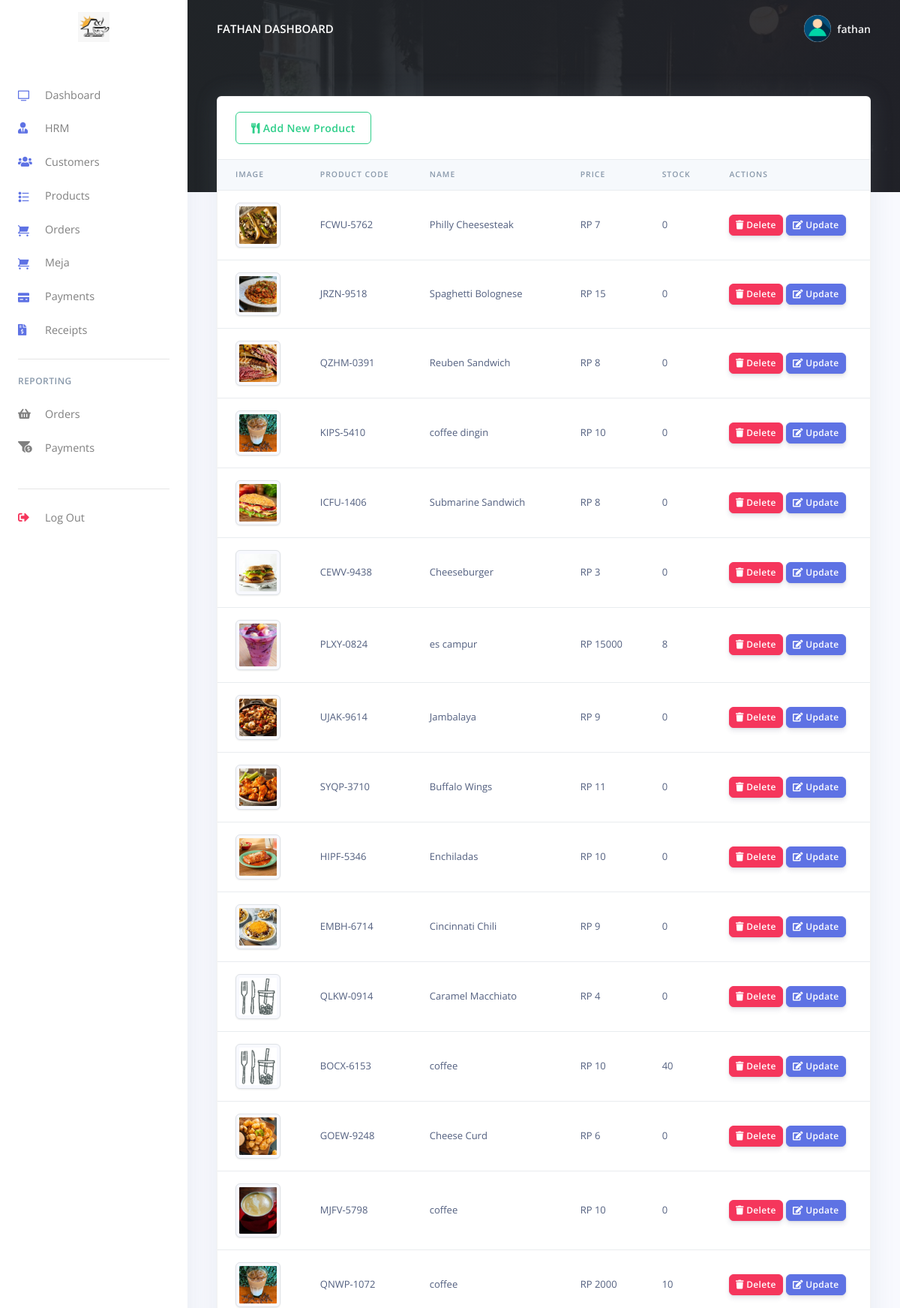
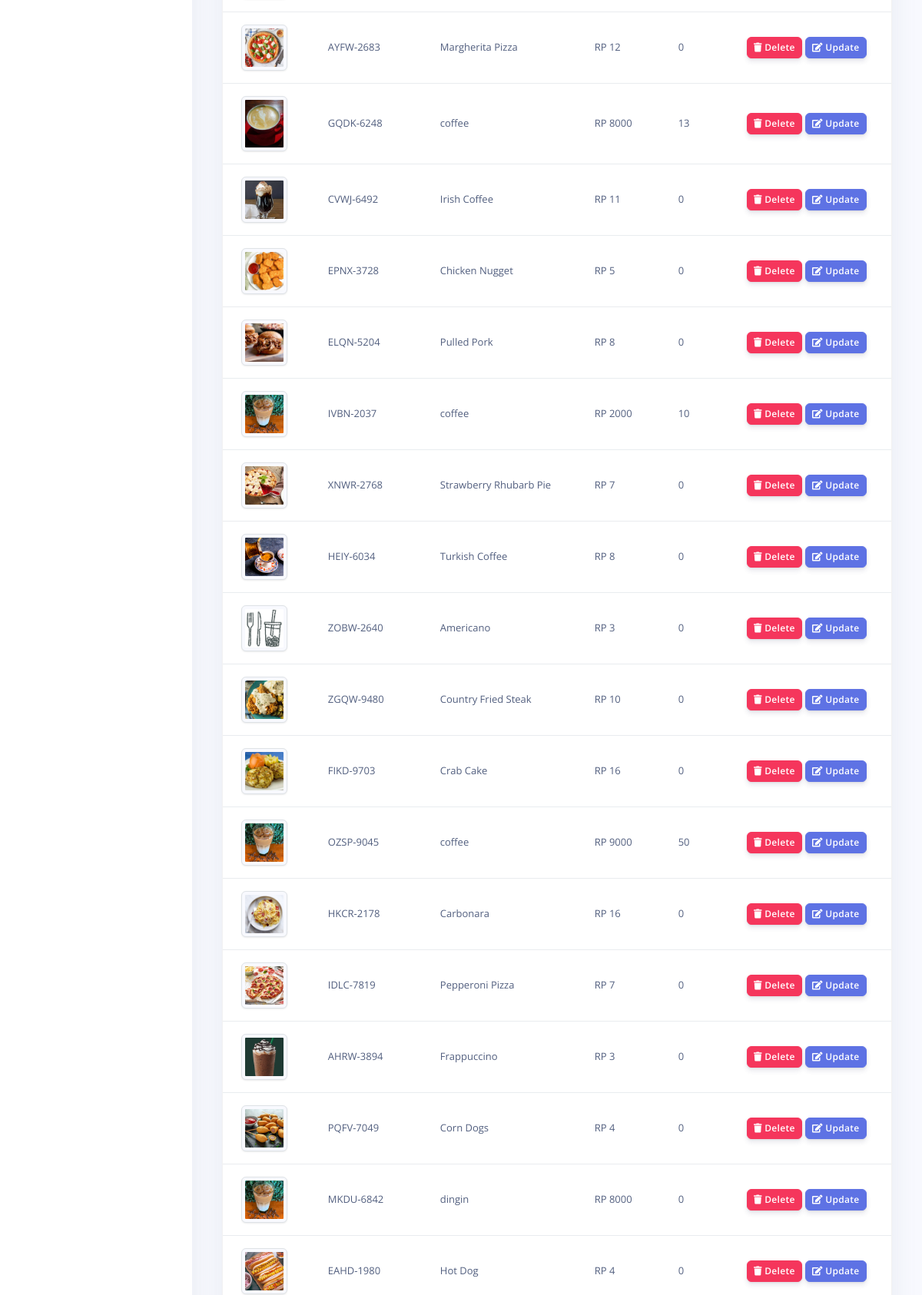
The page /admin/products.php (signed in, upper part) on the database its author committed (2 pictures, top to bottom).
### tables this page shows
CREATE TABLE `rpos_staff` (
  `staff_id` int(20) NOT NULL,
  `staff_name` varchar(200) NOT NULL,
  `staff_number` varchar(200) NOT NULL,
  `staff_email` varchar(200) NOT NULL,
  `staff_password` varchar(200) NOT NULL,
  `created_at` timestamp(6) NOT NULL DEFAULT current_timestamp(6) ON UPDATE current_timestamp(6)
);

CREATE TABLE `rpos_products` (
  `prod_id` varchar(200) NOT NULL,
  `prod_code` varchar(200) NOT NULL,
  `prod_name` varchar(200) NOT NULL,
  `prod_img` varchar(200) NOT NULL,
  `prod_desc` longtext NOT NULL,
  `prod_stock` int(5) NOT NULL,
  `prod_price` varchar(200) NOT NULL,
  `created_at` timestamp(6) NOT NULL DEFAULT current_timestamp(6) ON UPDATE current_timestamp(6)
);

### admin/products.php (the view, shortened to what this page needs)
<?php
include('config/config.php');
require_once('partials/_head.php');
?>
<body>
  <?php
  require_once('partials/_sidebar.php');
  ?>
  <div class="main-content">
    <?php
    require_once('partials/_topnav.php');
    ?>
    <div class="container-fluid mt--8">
      <div class="row">
        <div class="col">
          <div class="card shadow">
            <div class="card-header border-0">
              <a href="add_product.php" class="btn btn-outline-success">
                <i class="fas fa-utensils"></i>
                Add New Product
              </a>
            </div>
            <div class="table-responsive">
              <table class="table align-items-center table-flush">
                <thead class="thead-light">
                  <tr>
                    <th scope="col">Image</th>
                    <th scope="col">Product Code</th>
                    <th scope="col">Name</th>
                    <th scope="col">Price</th>
                    <th scope="col">Stock</th>
                    <th scope="col">Actions</th>
                  </tr>
                </thead>
                <tbody>
                  <?php
                  $ret = "SELECT * FROM  rpos_products ";
                  $stmt = $mysqli->prepare($ret);
                  $stmt->execute();
                  $res = $stmt->get_result();
                  while ($prod = $res->fetch_object()) {
                  ?>
                    <tr>
                      <td>
                        <?php
                        if ($prod->prod_img) {
                          echo "<img src='assets/img/products/$prod->prod_img' height='60' width='60' class='img-thumbnail'>";
                        } else {
                          echo "<img src='assets/img/products/default.jpg' height='60' width='60' class='img-thumbnail'>";
                        }
                        ?>
                      </td>
                      <td><?php echo $prod->prod_code; ?></td>
                      <td><?php echo $prod->prod_name; ?></td>
                      <td>RP <?php echo $prod->prod_price; ?></td>
                      <td><?php echo $prod->prod_stock; ?></td>
                      <td>
                        <a href="products.php?delete=<?php echo $prod->prod_id; ?>">
                          <button class="btn btn-sm btn-danger">
                            <i class="fas fa-trash"></i>
                            Delete
                          </button>
                        </a>
                        <a href="update_product.php?update=<?php echo $prod->prod_id; ?>">
                          <button class="btn btn-sm btn-primary">
                            <i class="fas fa-edit"></i>
                            Update
                          </button>
                        </a>
                      </td>
                    </tr>
                  <?php } ?>
                </tbody>
              </table>
            </div>
          </div>
        </div>
      </div>
    </div>
  </div>
</body>
</html>

### admin/partials/_sidebar.php (shortened to what this page needs)
<?php
$admin_id = $_SESSION['staff_id'];
$ret = "SELECT * FROM  rpos_staff  WHERE staff_id = '$admin_id'";
$stmt = $mysqli->prepare($ret);
$stmt->execute();
$res = $stmt->get_result();
while ($admin = $res->fetch_object()) {
?>
  <nav class="navbar navbar-vertical fixed-left navbar-expand-md navbar-light bg-white" id="sidenav-main">
    <div class="container-fluid">
      <a class="navbar-brand pt-0" href="dashboard.php">
        <img src="assets/img/brand/logo.jpeg" class="navbar-brand-img" alt="...">
      </a>
      <div class="collapse navbar-collapse" id="sidenav-collapse-main">
        <ul class="navbar-nav">
          <li class="nav-item">
            <a class="nav-link" href="dashboard.php">
              <i class="ni ni-tv-2 text-primary"></i> Dashboard
            </a>
          </li>
          <li class="nav-item">
            <a class="nav-link" href="hrm.php">
              <i class="fas fa-user-tie text-primary"></i> HRM
            </a>
          </li>
          <li class="nav-item">
            <a class="nav-link" href="customes.php">
              <i class="fas fa-users text-primary"></i> Customers
            </a>
          </li>
          <li class="nav-item">
            <a class="nav-link" href="products.php">
              <i class="ni ni-bullet-list-67 text-primary"></i>Products
            </a>
          </li>
          <li class="nav-item">
            <a class="nav-link" href="orders.php">
              <i class="ni ni-cart text-primary"></i> Orders
            </a>
          </li>
          <li class="nav-item">
            <a class="nav-link" href="meja.php">
              <i class="ni ni-cart text-primary"></i> Meja
            </a>
          </li>
          <li class="nav-item">
            <a class="nav-link" href="payments.php">
              <i class="ni ni-credit-card text-primary"></i> Payments
            </a>
          </li>
          <li class="nav-item">
            <a class="nav-link" href="receipts.php">
              <i class="fas fa-file-invoice-dollar text-primary"></i> Receipts
            </a>
          </li>
        </ul>
        <hr class="my-3">
        <h6 class="navbar-heading text-muted">Reporting</h6>
        <ul class="navbar-nav mb-md-3">
          <li class="nav-item">
            <a class="nav-link" href="orders_reports.php">
              <i class="fas fa-shopping-basket"></i> Orders
            </a>
          </li>
          <li class="nav-item">
            <a class="nav-link" href="payments_reports.php">
              <i class="fas fa-funnel-dollar"></i> Payments
            </a>
          </li>
        </ul>
        <hr class="my-3">
        <ul class="navbar-nav mb-md-3">
          <li class="nav-item">
            <a class="nav-link" href="logout.php">
              <i class="fas fa-sign-out-alt text-danger"></i> Log Out
            </a>
          </li>
        </ul>
      </div>
    </div>
  </nav>
<?php } ?>

### admin/partials/_topnav.php (shortened to what this page needs)
<?php
$staff_id = $_SESSION['staff_id'];
$ret = "SELECT * FROM  rpos_staff  WHERE staff_id = '$staff_id'";
$stmt = $mysqli->prepare($ret);
$stmt->execute();
$res = $stmt->get_result();
while ($staff = $res->fetch_object()) {
?>
    <nav class="navbar navbar-top navbar-expand-md navbar-dark" id="navbar-main">
        <div class="container-fluid">
            <a class="h4 mb-0 text-white text-uppercase d-none d-lg-inline-block" href="dashboard.php"><?php echo $staff->staff_name; ?> Dashboard</a>
            <ul class="navbar-nav align-items-center d-none d-md-flex">
                <li class="nav-item dropdown">
                    <a class="nav-link pr-0" href="#" role="button" data-toggle="dropdown" aria-haspopup="true" aria-expanded="false">
                        <div class="media align-items-center">
                            <span class="avatar avatar-sm rounded-circle">
                                <img alt="Image placeholder" src="../admin/assets/img/theme/user-a-min.png">
                            </span>
                            <div class="media-body ml-2 d-none d-lg-block">
                                <span class="mb-0 text-sm  font-weight-bold"><?php echo $staff->staff_name; ?></span>
                            </div>
                        </div>
                    </a>
                </li>
            </ul>
        </div>
    </nav>
<?php } ?>

### rows shown on the page
rpos_staff: staff_name "FATHAN", staff_name "fathan"
rpos_products: prod_img (picture), prod_code "FCWU-5762", prod_name "Philly Cheesesteak", prod_price "7", prod_stock "0"
rpos_products: prod_img (picture), prod_code "JRZN-9518", prod_name "Spaghetti Bolognese", prod_price "15", prod_stock "0"
rpos_products: prod_img (picture), prod_code "QZHM-0391", prod_name "Reuben Sandwich", prod_price "8", prod_stock "0"
rpos_products: prod_img (picture), prod_code "KIPS-5410", prod_name "coffee dingin", prod_price "10", prod_stock "0"
rpos_products: prod_img (picture), prod_code "ICFU-1406", prod_name "Submarine Sandwich", prod_price "8", prod_stock "0"
rpos_products: prod_img (picture), prod_code "CEWV-9438", prod_name "Cheeseburger", prod_price "3", prod_stock "0"
rpos_products: prod_img (picture), prod_code "PLXY-0824", prod_name "es campur", prod_price "15000", prod_stock "8"
rpos_products: prod_img (picture), prod_code "UJAK-9614", prod_name "Jambalaya", prod_price "9", prod_stock "0"
rpos_products: prod_img (picture), prod_code "SYQP-3710", prod_name "Buffalo Wings", prod_price "11", prod_stock "0"
rpos_products: prod_img (picture), prod_code "HIPF-5346", prod_name "Enchiladas", prod_price "10", prod_stock "0"
rpos_products: prod_img (picture), prod_code "EMBH-6714", prod_name "Cincinnati Chili", prod_price "9", prod_stock "0"
rpos_products: prod_code "QLKW-0914", prod_name "Caramel Macchiato", prod_price "4", prod_stock "0"
rpos_products: prod_code "BOCX-6153", prod_name "coffee", prod_price "10", prod_stock "40"
rpos_products: prod_img (picture), prod_code "GOEW-9248", prod_name "Cheese Curd", prod_price "6", prod_stock "0"
rpos_products: prod_img (picture), prod_code "MJFV-5798", prod_name "coffee", prod_price "10", prod_stock "0"
rpos_products: prod_img (picture), prod_code "QNWP-1072", prod_name "coffee", prod_price "2000", prod_stock "10"
rpos_products: prod_img (picture), prod_code "AYFW-2683", prod_name "Margherita Pizza", prod_price "12", prod_stock "0"
rpos_products: prod_img (picture), prod_code "GQDK-6248", prod_name "coffee", prod_price "8000", prod_stock "13"
rpos_products: prod_img (picture), prod_code "CVWJ-6492", prod_name "Irish Coffee", prod_price "11", prod_stock "0"
rpos_products: prod_img (picture), prod_code "EPNX-3728", prod_name "Chicken Nugget", prod_price "5", prod_stock "0"
rpos_products: prod_img (picture), prod_code "ELQN-5204", prod_name "Pulled Pork", prod_price "8", prod_stock "0"
rpos_products: prod_img (picture), prod_code "IVBN-2037", prod_name "coffee", prod_price "2000", prod_stock "10"
rpos_products: prod_img (picture), prod_code "XNWR-2768", prod_name "Strawberry Rhubarb Pie", prod_price "7", prod_stock "0"
rpos_products: prod_img (picture), prod_code "HEIY-6034", prod_name "Turkish Coffee", prod_price "8", prod_stock "0"
rpos_products: prod_code "ZOBW-2640", prod_name "Americano", prod_price "3", prod_stock "0"
rpos_products: prod_img (picture), prod_code "ZGQW-9480", prod_name "Country Fried Steak", prod_price "10", prod_stock "0"
rpos_products: prod_img (picture), prod_code "FIKD-9703", prod_name "Crab Cake", prod_price "16", prod_stock "0"
rpos_products: prod_img (picture), prod_code "OZSP-9045", prod_name "coffee", prod_price "9000", prod_stock "50"
rpos_products: prod_img (picture), prod_code "HKCR-2178", prod_name "Carbonara", prod_price "16", prod_stock "0"
rpos_products: prod_img (picture), prod_code "IDLC-7819", prod_name "Pepperoni Pizza", prod_price "7", prod_stock "0"
rpos_products: prod_img (picture), prod_code "AHRW-3894", prod_name "Frappuccino", prod_price "3", prod_stock "0"
rpos_products: prod_img (picture), prod_code "PQFV-7049", prod_name "Corn Dogs", prod_price "4", prod_stock "0"
rpos_products: prod_img (picture), prod_code "MKDU-6842", prod_name "dingin", prod_price "8000", prod_stock "0"
rpos_products: prod_img (picture), prod_code "EAHD-1980", prod_name "Hot Dog", prod_price "4", prod_stock "0"
